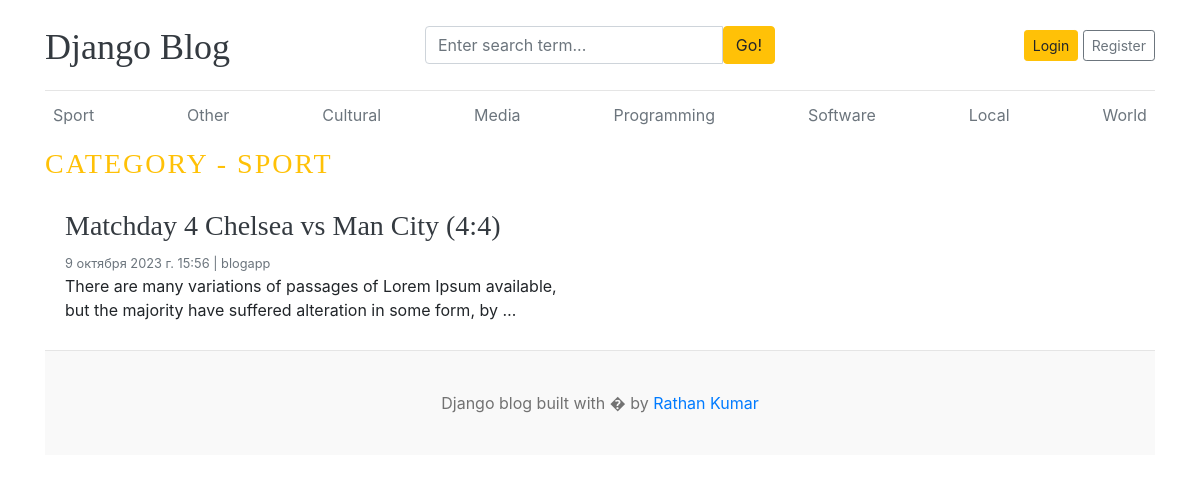
/1/, run on the app's committed database.
### home/models.py (models this page shows, shortened)
class Category(models.Model):
    name = models.CharField(max_length=200, unique=True)
    created_at = models.DateTimeField(auto_now_add=True)
    updated_at = models.DateTimeField(auto_now=True)
    def __str__(self):
        return self.name

class Blog(models.Model):
    title = models.CharField(max_length=200)
    slug = models.SlugField(max_length=150, unique=True, blank=True)
    category = models.ForeignKey(Category, on_delete=models.CASCADE)
    author = models.ForeignKey(User, on_delete=models.CASCADE)
    featured_image = models.ImageField(upload_to='images')
    short_description = models.TextField()
    blog_body = models.TextField()
    status = models.CharField(max_length=50, choices=STATUS_CHOICES, default='Draft')
    is_featured = models.BooleanField(default=False)
    created_at = models.DateTimeField(auto_now_add=True)
    updated_at = models.DateTimeField(auto_now=True)

### home/views.py (the view)
# urls.py: path('<int:category_id>/', views.category, name='category'),
def category(request, category_id):
    posts = Blog.objects.filter(status='Published', category=category_id)
    category = Category.objects.get(pk=category_id)
    context = {'posts': posts, 'category': category}
    return render(request, 'category.html', context)

### home/context_processors.py (called while the page is built)
def get_categories(request):
    categories = Category.objects.all()
    return dict(categories=categories)

def get_social_links(request):
    social_links = SocialLink.objects.all()
    return dict(social_links=social_links)

### templates/category.html
{% extends "base.html" %}
{% block content %}
  <h3 class="text-uppercase  text-warning" style="letter-spacing: 2px;">Category - {{category}}</h3>
  <div class="row mb-2">
    {% if posts %}
    {% for post in posts %}
    <div class="col-md-6">
      <div class="card border-0" >
        <div class="card-body">
          <h3><a href="{% url 'blogs' post.slug %}" class="text-dark">{{post.title}}</a></h3>
          <small class="mb-1 text-muted">{{post.created_at}} | {{post.author}}</small>
          <p class="card-text">{{ post.short_description|truncatewords:20 }}</p>
        </div>
      </div>
    </div>
    {% endfor %}
    {% else %}
    <p>not found posts</p>
    {% endif %}
  </div>
{% endblock %}

### templates/base.html (shortened to what this page needs)
{% load static %}
<!DOCTYPE html>
<html lang="en">
<head>
    <link href="https://getbootstrap.com/docs/4.0/dist/css/bootstrap.min.css" rel="stylesheet">
    <link href="{% static 'css/blog.css' %}" rel="stylesheet">
    <link rel="stylesheet" href="https://cdnjs.cloudflare.com/ajax/libs/font-awesome/4.7.0/css/font-awesome.min.css">
  </head>
<body>
    <div class="container">
      <header class="blog-header py-3">
        <div class="row flex-nowrap justify-content-between align-items-center">
          <div class="col-4 pt-1">
            <a class="blog-header-logo text-dark" href="/">Django Blog</a>
          </div>
          <div class="col-4">
            <form action="{% url 'search' %}" method="GET">
              <div class="input-group">
                <input class="form-control" type="text" name="keyword" value="{{ keyword }}" placeholder="Enter search term..." aria-label="Enter search term..." aria-describedby="button-search" />
                <button type="submit" class="btn btn-warning" id="button-search" type="button">Go!</button>
            </div>
            </form>
          </div>
          <div class="col-4 d-flex justify-content-end align-items-center">
            {% if not user.is_authenticated %}
            <a class="btn btn-sm btn-warning" href="{% url 'login' %}">Login</a> &nbsp;
            <a class="btn btn-sm btn-outline-secondary" href="{% url 'register' %}">Register</a>
            {% else %}
            <span><a href="{% url 'dashboard' %}">Dashboard</a></span>
            &emsp;
            <span><a href="{% url 'logout' %}">Logout</a></span>
            {% endif %}
          </div>
        </div>
      </header>
      <div class="nav-scroller py-1 mb-2">
        <nav class="nav d-flex justify-content-between">
          {% for cat in categories %}
          <a class="p-2 text-muted" href="{% url 'category' cat.id %}">{{cat.name}}</a>
          {% endfor %}
        </nav>
      </div>
      {% block content %}
      {% endblock content %}
<footer class="blog-footer">
<p>Django blog built with � by <a href="#">Rathan Kumar</a></p>
</footer>
</body>
</html>

### static/css/blog.css (style rules this page uses)
.blog-header { border-bottom: 1px solid #e5e5e5; }
.blog-header-logo { font-family: "Playfair Display", Georgia, "Times New Roman", serif; font-size: 2.25rem; }
h1, h2, h3, h4, h5, h6 { font-family: "Playfair Display", Georgia, "Times New Roman", serif; }
.blog-footer { padding: 2.5rem 0; color: #727272; text-align: center; background-color: #f9f9f9; border-top: .05rem solid #e5e5e5; }
.blog-footer p:last-child { margin-bottom: 0; }

### data on the page
Category: name "Sport", name "SPORT"
Category: name "Other"
Category: name "Cultural"
Category: name "Media"
Category: name "Programming"
Category: name "Software"
Category: name "Local"
Category: name "World"
Blog: title "Matchday 4 Chelsea vs Man City (4:4)", created_at "9 октября 2023 г. 15:56", author "blogapp", short_description "There are many variations of passages of Lorem Ipsum available, but the majority have suffered alteration in some form, by …"
